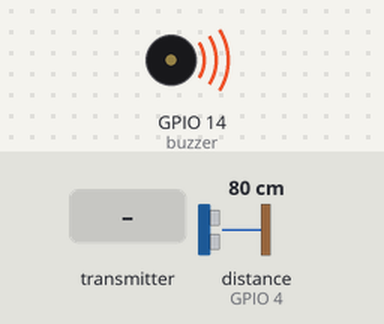
Simulated run of this sketch. Board: ESP8266 (NodeMCU). On the bench: buzzer (waves = sounding, pin HIGH). Wiring (inferred from the names in the program): ultrasonic range finder: trigger GPIO 5; echo GPIO 4. The test bench sets the inputs (shaded band); at power-on: distance to the obstacle (sensor on GPIO 4) 80 cm. The echo pulse lasts 58.3 µs per cm; pins used as bus, display or sensor lines are not drawn.

Above: at 1.2 s.
1.3 s: distance to the obstacle (sensor on GPIO 4) set to 56 cm
3.0 s: distance to the obstacle (sensor on GPIO 4) set to 48 cm
At 3.75 s:
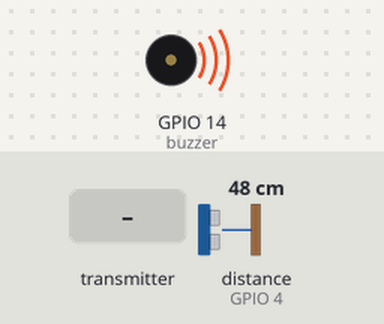
6.0 s: the transmitter starts sending status = 0
At 6.0 s:
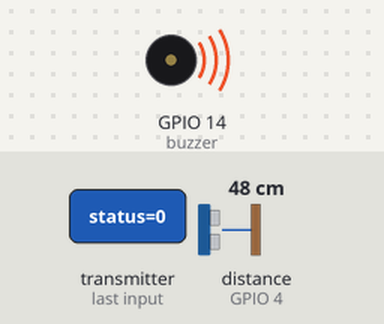
Timing chart, 0 to 9.0 s (numbered marks = the images above; inputs shaded):
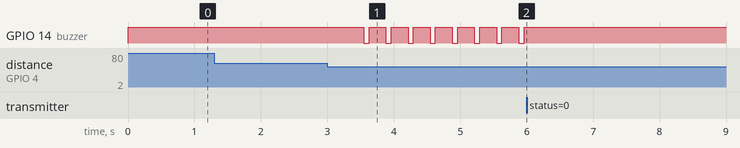

Measured:
- the behaviour switches between 51 and 50 cm on distance to the obstacle (sensor on GPIO 4) (found by bisection; images 0 and 1)
- after the input at 1.3 s, every drawn part: stays the same
- after the input at 3.0 s, GPIO 14 (buzzer): alternates HIGH for 0.25 s and LOW for 0.08 s, starting after 0.55 s
- after the input at 6.0 s, GPIO 14 (buzzer): stops changing and stays HIGH

The sketch:

Straznik.ino
```cpp
#include <ESP8266WiFi.h>
#include <espnow.h>

const int trigPin = 5;  // D1
const int echoPin = 4;  // D2
const int buzzer = 14;  // D5

uint8_t terminalAddress[] = {0x40, 0xF5, 0x20, 0x2D, 0xC2, 0x23};

struct Message {
  int status; // 1 = Intruz, 0 = OK, 2 = Blad/Alarm
} myData;

int alarmMode = 0; // 0-cisza, 1-pikanie, 2-alarm

void onDataRecv(uint8_t * mac, uint8_t *incomingData, uint8_t len) {
  memcpy(&myData, incomingData, sizeof(myData));
  alarmMode = myData.status;

  // Jeśli system rozbrojony wymuś ciszę
  if(alarmMode == 0) digitalWrite(buzzer, HIGH);
}

void setup() {
  Serial.begin(115200);
  pinMode(trigPin, OUTPUT);
  pinMode(echoPin, INPUT);

  digitalWrite(buzzer, HIGH);
  pinMode(buzzer, OUTPUT);

  WiFi.mode(WIFI_STA);
  if (esp_now_init() != 0) return;
  esp_now_set_self_role(ESP_NOW_ROLE_COMBO);
  esp_now_add_peer(terminalAddress, ESP_NOW_ROLE_COMBO, 1, NULL, 0);
  esp_now_register_recv_cb(onDataRecv);
}

void loop() {
  // Pomiar dystansu
  digitalWrite(trigPin, LOW); delayMicroseconds(2);
  digitalWrite(trigPin, HIGH); delayMicroseconds(10);
  digitalWrite(trigPin, LOW);
  long duration = pulseIn(echoPin, HIGH, 30000);
  int distance = duration * 0.034 / 2;

  // Wykrycie intruza (tylko gdy system jest w trybie OK)
  if (distance > 0 && distance < 50 && alarmMode == 0) {
    myData.status = 1;
    esp_now_send(terminalAddress, (uint8_t *) &myData, sizeof(myData));
    alarmMode = 1; // Tryb ostrzegawczy
    delay(500);
  }

  // Obsługa dźwięku
  if (alarmMode == 1 || alarmMode == 2) {
    digitalWrite(buzzer, LOW);  // Wyje
    delay(80);
    digitalWrite(buzzer, HIGH); // Cisza
    delay(200);
  } else {
    digitalWrite(buzzer, HIGH);
  }

  delay(50);
}
```
